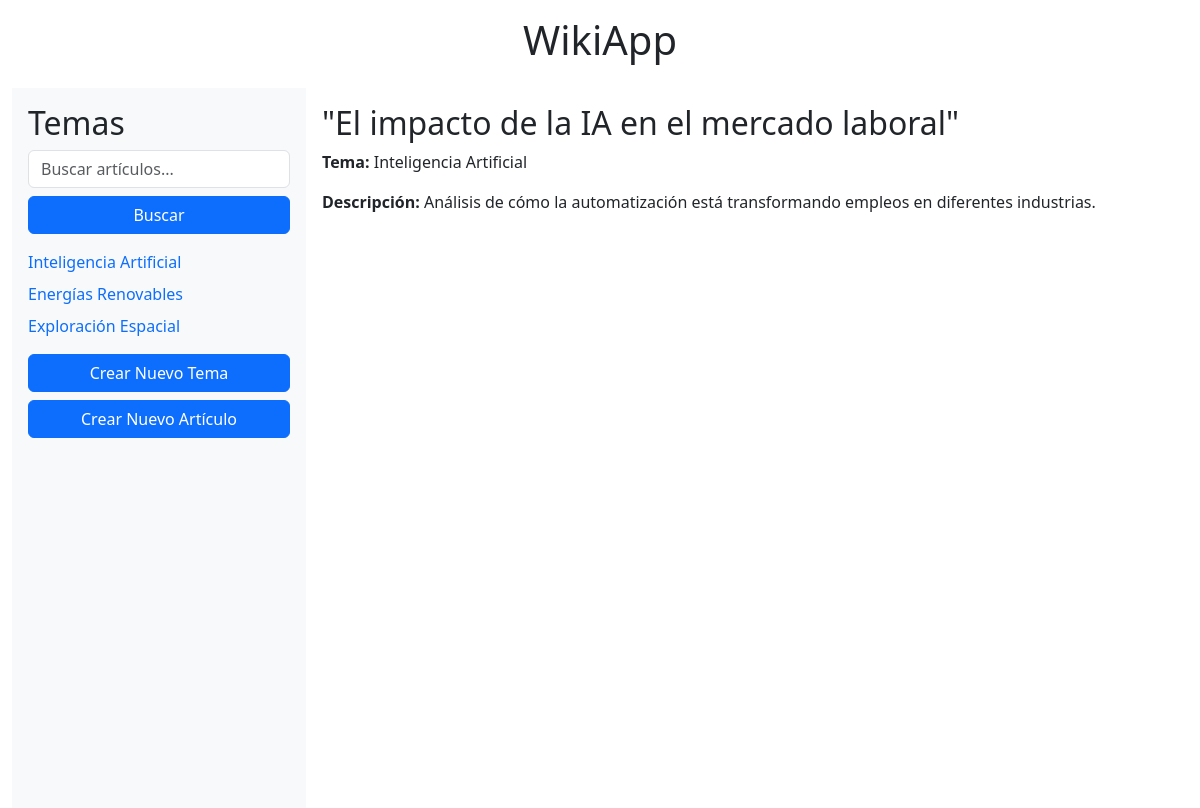
The app's page /verArticulo/1/ with its own data.
### wikiApp/models.py (models this page shows)
class tema(models.Model):
  nombre = models.CharField(max_length=128, null = True, blank = True)
  descripcionArea = models.CharField(max_length=512, null = True, blank = True)

class articulo(models.Model):
  titulo = models.CharField(max_length=128, null = True, blank = True)
  descripcion = models.CharField(max_length=1024, null = True, blank = True)
  temaRelacionado = models.ForeignKey(tema, null = True, blank = True, on_delete=models.SET_NULL)

### wikiApp/views.py (the view)
# urls.py: path('verArticulo/<int:articulo_id>/', views.verArticulo, name='verArticulo'),
def verArticulo(request, articulo_id):
    articuloActual = articulo.objects.get(id=articulo_id)
    return render(request, 'verArticulo.html', {
        'articulo': articuloActual,
        'temas': tema.objects.all()
    })

### wikiApp/Templates/verArticulo.html (shortened to what this page needs)
{% extends 'index.html' %}
{% block content %}
<h2>{{ articulo.titulo }}</h2>
<p><strong>Tema:</strong> {{ articulo.temaRelacionado.nombre }}</p>
<p><strong>Descripción:</strong> {{ articulo.descripcion }}</p>
{% endblock %}

### wikiApp/Templates/index.html (shortened to what this page needs)
<!DOCTYPE html>
<html lang="en">
<head>
  <link href="https://cdn.jsdelivr.net/npm/bootstrap@5.3.3/dist/css/bootstrap.min.css" rel="stylesheet">
</head>
<body>
  <div class="container-fluid">
    <h1 class="text-center py-3">WikiApp</h1>
    <div class="d-flex" style="height: 90vh;">
      <div class="p-3 bg-light" style="width: 25%;">
        <h2>Temas</h2>
        <form action="{% url 'wikiApp:buscarArticulos' %}" method="get" class="mb-3">
          <input class="form-control mb-2" type="text" name="q" placeholder="Buscar artículos..." aria-label="Buscar">
          <button class="btn btn-primary w-100" type="submit">Buscar</button>
        </form>
        <ul class="list-unstyled">
          {% for tema in temas %}
            <li class="mb-2">
              <a href="{% url 'wikiApp:verTema' tema.id %}" class="text-decoration-none text-primary">{{ tema.nombre }}</a>
            </li>
          {% empty %}
            <li>No hay temas registrados.</li>
          {% endfor %}
        </ul>
        <a href="{% url 'wikiApp:crearTema' %}" class="btn btn-primary w-100 mb-2">Crear Nuevo Tema</a>
        <a href="{% url 'wikiApp:crearArticulo' %}" class="btn btn-primary w-100">Crear Nuevo Artículo</a>
      </div>
      <div class="flex-grow-1 p-3">
        {% block content %}
        {% endblock %}
      </div>
    </div>
  </div>
</body>
</html>

### records on screen
tema: nombre "Inteligencia Artificial"
tema: nombre "Energías Renovables"
tema: nombre "Exploración Espacial"
articulo: titulo "\"El impacto de la IA en el mercado laboral\"", temaRelacionado.nombre "Inteligencia Artificial", descripcion "Análisis de cómo la automatización está transformando empleos en diferentes industrias."
